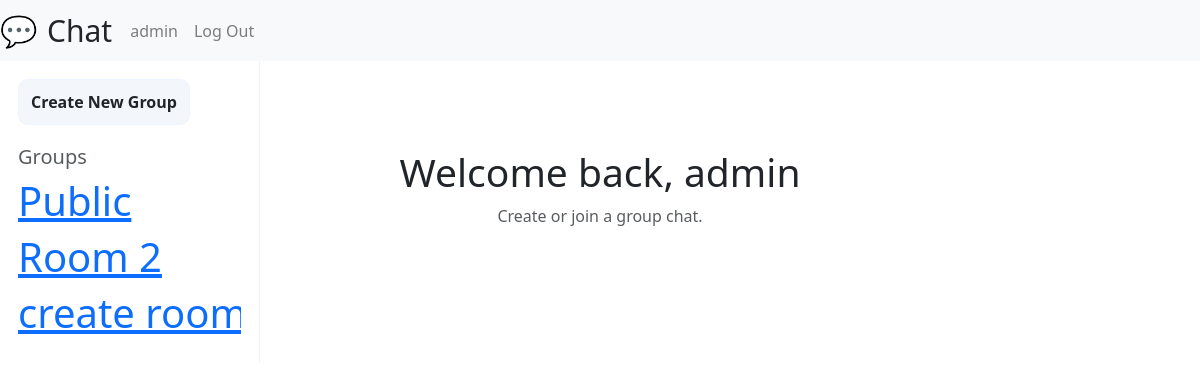
Page / (signed in) on the earlier database version.
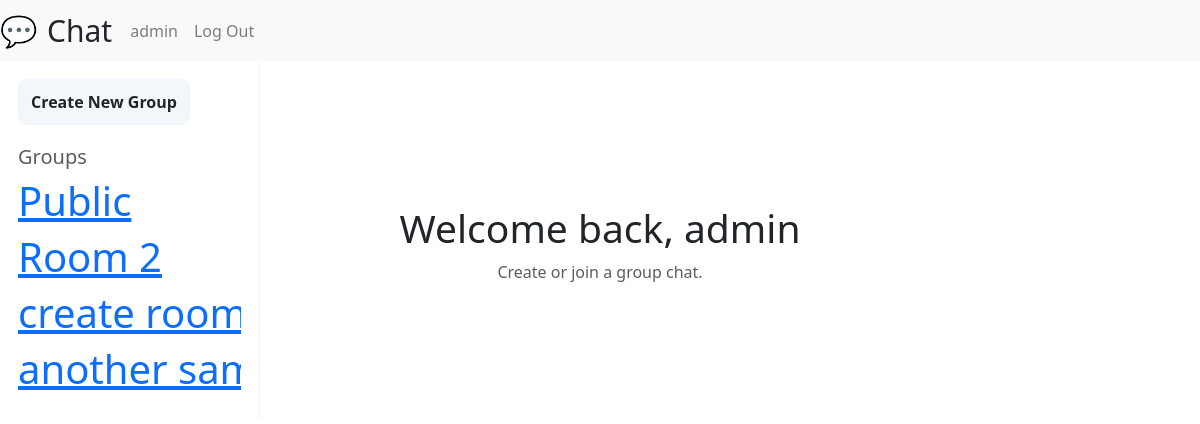
Same page on the later database version.
### chat/models.py (models this page shows, shortened)
class User(AbstractUser):
    pass

class Room(models.Model):
    name = models.CharField(max_length=50, blank=True, null=True)
    is_private = models.BooleanField(default=False)
    participants = models.ManyToManyField(User, related_name='chat_rooms')
    created_at = models.DateTimeField(auto_now_add=True)

### chat/views.py (the view)
# urls.py: path("", views.index, name='index'),
@csrf_exempt
def index(request):
    if request.user.is_authenticated:
        if request.method == "POST":
            form = RoomForm(request.POST)
            if form.is_valid():
                room = form.save()
                room.participants.add(request.user)
                return redirect("room", room_name=room.name)
        else:
            form = RoomForm()   # ✅ this now works fine
        return render(request, "chat/index.html", {
            "rooms": Room.objects.filter(participants=request.user),
            "form": form,
        })
    else:
        return HttpResponseRedirect(reverse("login"))

### chat/templates/chat/index.html (shortened to what this page needs)
{% extends "chat/layout.html" %}
{% load static %}
{% block body %}
    <aside class="sidebar" aria-label="sidebar">
        <div style="display:flex;gap:8px">
            <button class="btn" id="newGroupBtn">Create New Group</button>
        </div>
        {% if user.is_authenticated %}
        <div class="chats" id="chatList" role="list">
            <h5 class="text-muted">Groups</h5>
            {% for room in rooms %}
            <h1><a href="{% url 'room' room.name %}"  style="white-space: nowrap;">{{room.name}}</a></h1>
            {% endfor %}
            {% endif %}
        </div>
    </aside>
    <main class="main">
        <section class="welcome" aria-labelledby="welcomeTitle">
        <h1 id="welcomeTitle">Welcome back, {{user.username}}</h1>
        <p class="text-muted">Create or join a group chat.</p>
        </section>
    </main>
{% endblock %}

### chat/templates/chat/layout.html (shortened to what this page needs)
{% load static %}
<!DOCTYPE html>
<html lang="en">
    <head>
        <link rel="stylesheet" href="https://stackpath.bootstrapcdn.com/bootstrap/4.4.1/css/bootstrap.min.css">
        <link href="https://cdn.jsdelivr.net/npm/bootstrap-icons@1.10.5/font/bootstrap-icons.css" rel="stylesheet">
        <link href="{% static 'chat/style.css' %}" rel="stylesheet">
        <link href="https://cdn.jsdelivr.net/npm/bootstrap@5.3.3/dist/css/bootstrap.min.css" rel="stylesheet">
    </head>
    <body>
        <nav class="navbar navbar-expand-lg navbar-light bg-light">
            <div class="brand"><div class="logo">💬</div>Chat</div>
            <div>
              <ul class="navbar-nav mr-auto">
                {% if user.is_authenticated %}
                    <li class="nav-item">
                        <a class="nav-link" href="{% url 'index' %}">{{user.username}}</a>
                    </li>
                    <li class="nav-item">
                        <a class="nav-link" href="{% url 'logout'%}">Log Out</a>
                    </li>
              {% endif %}
            </div>
          </nav>
        <div class="body">
            {% block body %}
            {% endblock %}
        </div>
    </body>
</html>

### chat/static/chat/style.css (style rules this page uses)
.sidebar { width:260px; background:var(--surface); padding:18px; border-right:1px solid #eef2f5; display:flex; flex-direction:column; gap:12px; }
#newGroupBtn { background:#f3f6fb;border-radius:10px;padding:10px 12px;border:1px solid #eef4ff;cursor:pointer;font-weight:600 }
.chats { margin-top:8px;flex:1;overflow:auto;padding-right:6px }
.brand { display:flex;align-items:center;gap:10px;font-weight:500;font-size: 30px; margin-right: 10px; }
.main { flex:1;padding:36px 40px;display:flex;flex-direction:column;gap:18px;align-items:stretch;align-items: center; }
.welcome { margin-top: -250px; text-align:center }
.welcome h1 { font-size:39px;margin:0 }
.welcome p { color:var(--muted);margin-top:8px }

Differences in the rows shown:
added Room: name "another…"
